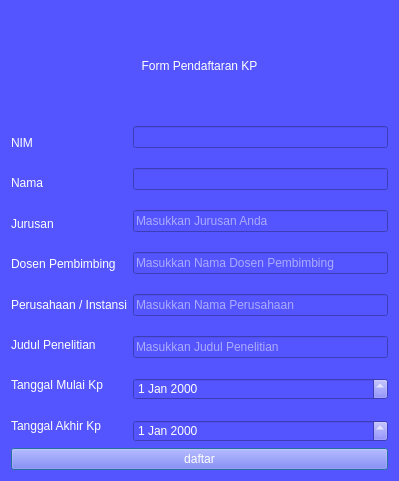
<?xml version="1.0" encoding="UTF-8"?>
<ui version="4.0">
 <class>DaftarKp</class>
 <widget class="QDialog" name="DaftarKp">
  <property name="geometry">
   <rect>
    <x>0</x>
    <y>0</y>
    <width>399</width>
    <height>481</height>
   </rect>
  </property>
  <property name="windowTitle">
   <string>Form Pendaftaran KP</string>
  </property>
  <property name="styleSheet">
   <string notr="true">background-color: rgb(85, 85, 255);
color: rgb(255, 255, 255);</string>
  </property>
  <layout class="QGridLayout" name="gridLayout">
   <item row="1" column="0">
    <layout class="QVBoxLayout" name="verticalLayout_3">
     <item>
      <layout class="QHBoxLayout" name="horizontalLayout">
       <item>
        <layout class="QVBoxLayout" name="verticalLayout_2">
         <property name="spacing">
          <number>7</number>
         </property>
         <item>
          <widget class="QLabel" name="label">
           <property name="styleSheet">
            <string notr="true">color: rgb(255, 255, 255);
border-color: rgb(255, 255, 255);</string>
           </property>
           <property name="text">
            <string>NIM </string>
           </property>
          </widget>
         </item>
         <item>
          <widget class="QLabel" name="label_2">
           <property name="styleSheet">
            <string notr="true">color: rgb(255, 255, 255);
border-color: rgb(255, 255, 255);</string>
           </property>
           <property name="text">
            <string>Nama</string>
           </property>
          </widget>
         </item>
         <item>
          <widget class="QLabel" name="label_3">
           <property name="styleSheet">
            <string notr="true">color: rgb(255, 255, 255);
border-color: rgb(255, 255, 255);</string>
           </property>
           <property name="text">
            <string>Jurusan</string>
           </property>
          </widget>
         </item>
         <item>
          <widget class="QLabel" name="label_4">
           <property name="styleSheet">
            <string notr="true">color: rgb(255, 255, 255);
border-color: rgb(255, 255, 255);</string>
           </property>
           <property name="text">
            <string>Dosen Pembimbing</string>
           </property>
          </widget>
         </item>
         <item>
          <widget class="QLabel" name="label_5">
           <property name="styleSheet">
            <string notr="true">color: rgb(255, 255, 255);
border-color: rgb(255, 255, 255);</string>
           </property>
           <property name="text">
            <string>Perusahaan / Instansi</string>
           </property>
          </widget>
         </item>
         <item>
          <widget class="QLabel" name="label_6">
           <property name="styleSheet">
            <string notr="true">color: rgb(255, 255, 255);
border-color: rgb(255, 255, 255);</string>
           </property>
           <property name="text">
            <string>Judul Penelitian</string>
           </property>
          </widget>
         </item>
         <item>
          <widget class="QLabel" name="label_7">
           <property name="styleSheet">
            <string notr="true">color: rgb(255, 255, 255);
border-color: rgb(255, 255, 255);</string>
           </property>
           <property name="text">
            <string>Tanggal Mulai Kp</string>
           </property>
          </widget>
         </item>
         <item>
          <widget class="QLabel" name="label_8">
           <property name="styleSheet">
            <string notr="true">color: rgb(255, 255, 255);
border-color: rgb(255, 255, 255);</string>
           </property>
           <property name="text">
            <string>Tanggal Akhir Kp</string>
           </property>
          </widget>
         </item>
        </layout>
       </item>
       <item>
        <layout class="QVBoxLayout" name="verticalLayout">
         <property name="spacing">
          <number>20</number>
         </property>
         <item>
          <widget class="QLineEdit" name="nim">
           <property name="styleSheet">
            <string notr="true">color: rgb(255, 255, 255);
border-color: rgb(255, 255, 255);</string>
           </property>
          </widget>
         </item>
         <item>
          <widget class="QLineEdit" name="nama">
           <property name="styleSheet">
            <string notr="true">color: rgb(255, 255, 255);
border-color: rgb(255, 255, 255);</string>
           </property>
          </widget>
         </item>
         <item>
          <widget class="QLineEdit" name="jurusan">
           <property name="styleSheet">
            <string notr="true">color: rgb(255, 255, 255);
border-color: rgb(255, 255, 255);</string>
           </property>
           <property name="placeholderText">
            <string>Masukkan Jurusan Anda</string>
           </property>
          </widget>
         </item>
         <item>
          <widget class="QLineEdit" name="dosen">
           <property name="styleSheet">
            <string notr="true">color: rgb(255, 255, 255);
border-color: rgb(255, 255, 255);</string>
           </property>
           <property name="placeholderText">
            <string>Masukkan Nama Dosen Pembimbing</string>
           </property>
          </widget>
         </item>
         <item>
          <widget class="QLineEdit" name="perusahaan">
           <property name="styleSheet">
            <string notr="true">color: rgb(255, 255, 255);
border-color: rgb(255, 255, 255);</string>
           </property>
           <property name="placeholderText">
            <string>Masukkan Nama Perusahaan</string>
           </property>
          </widget>
         </item>
         <item>
          <widget class="QLineEdit" name="judul">
           <property name="styleSheet">
            <string notr="true">color: rgb(255, 255, 255);
border-color: rgb(255, 255, 255);</string>
           </property>
           <property name="placeholderText">
            <string>Masukkan Judul Penelitian</string>
           </property>
          </widget>
         </item>
         <item>
          <widget class="QDateEdit" name="mulai">
           <property name="styleSheet">
            <string notr="true">color: rgb(255, 255, 255);
border-color: rgb(255, 255, 255);</string>
           </property>
          </widget>
         </item>
         <item>
          <widget class="QDateEdit" name="akhir">
           <property name="styleSheet">
            <string notr="true">color: rgb(255, 255, 255);
border-color: rgb(255, 255, 255);</string>
           </property>
          </widget>
         </item>
        </layout>
       </item>
      </layout>
     </item>
     <item>
      <widget class="QPushButton" name="Tdaftar">
       <property name="styleSheet">
        <string notr="true">color: rgb(255, 255, 255);
border-color: rgb(255, 255, 255);</string>
       </property>
       <property name="text">
        <string>daftar</string>
       </property>
      </widget>
     </item>
    </layout>
   </item>
   <item row="0" column="0">
    <widget class="QLabel" name="label_9">
     <property name="styleSheet">
      <string notr="true">color: rgb(255, 255, 255);
border-color: rgb(255, 255, 255);</string>
     </property>
     <property name="text">
      <string>Form Pendaftaran KP</string>
     </property>
     <property name="alignment">
      <set>Qt::AlignCenter</set>
     </property>
    </widget>
   </item>
  </layout>
 </widget>
 <resources/>
 <connections/>
</ui>
